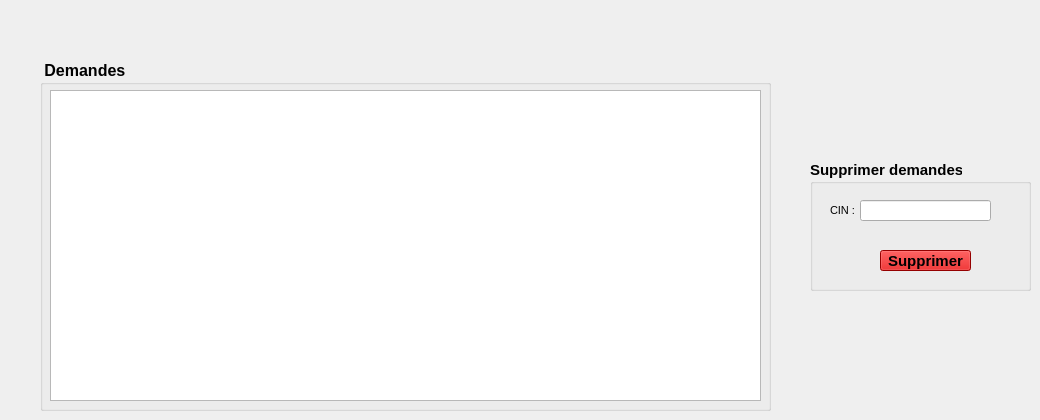
      <widget class="QWidget" name="tab_16">
       <attribute name="title">
        <string>Supprimer</string>
       </attribute>
       <widget class="QTableView" name="tab_demande_2">
        <property name="geometry">
         <rect>
          <x>50</x>
          <y>90</y>
          <width>711</width>
          <height>311</height>
         </rect>
        </property>
       </widget>
       <widget class="QGroupBox" name="groupBox_6">
        <property name="geometry">
         <rect>
          <x>40</x>
          <y>60</y>
          <width>731</width>
          <height>351</height>
         </rect>
        </property>
        <property name="font">
         <font>
          <pointsize>12</pointsize>
          <weight>75</weight>
          <bold>true</bold>
         </font>
        </property>
        <property name="title">
         <string> Demandes </string>
        </property>
       </widget>
       <widget class="QGroupBox" name="groupBox_7">
        <property name="geometry">
         <rect>
          <x>810</x>
          <y>160</y>
          <width>221</width>
          <height>131</height>
         </rect>
        </property>
        <property name="font">
         <font>
          <pointsize>11</pointsize>
          <weight>75</weight>
          <bold>true</bold>
         </font>
        </property>
        <property name="title">
         <string>Supprimer demandes </string>
        </property>
        <widget class="QLineEdit" name="le_supp_2">
         <property name="geometry">
          <rect>
           <x>50</x>
           <y>40</y>
           <width>131</width>
           <height>21</height>
          </rect>
         </property>
        </widget>
        <widget class="QLabel" name="label_16">
         <property name="geometry">
          <rect>
           <x>20</x>
           <y>40</y>
           <width>61</width>
           <height>21</height>
          </rect>
         </property>
         <property name="font">
          <font>
           <pointsize>8</pointsize>
           <weight>75</weight>
           <bold>true</bold>
          </font>
         </property>
         <property name="text">
          <string>&lt;html&gt;&lt;head/&gt;&lt;body&gt;&lt;p&gt;&lt;span style=&quot; font-weight:400;&quot;&gt;CIN :&lt;/span&gt;&lt;/p&gt;&lt;/body&gt;&lt;/html&gt;</string>
         </property>
        </widget>
        <widget class="QPushButton" name="pushButton_supp_2">
         <property name="geometry">
          <rect>
           <x>70</x>
           <y>90</y>
           <width>91</width>
           <height>21</height>
          </rect>
         </property>
         <property name="styleSheet">
          <string notr="true">background-color: rgb(208, 0, 0);</string>
         </property>
         <property name="text">
          <string>Supprimer</string>
         </property>
        </widget>
       </widget>
       <zorder>groupBox_6</zorder>
       <zorder>groupBox_7</zorder>
       <zorder>tab_demande_2</zorder>
      </widget>
